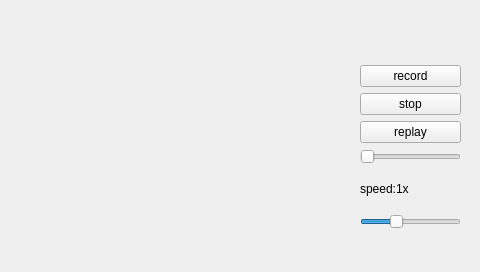
<?xml version="1.0" encoding="UTF-8"?>
<ui version="4.0">
 <class>Widget</class>
 <widget class="QWidget" name="Widget">
  <property name="geometry">
   <rect>
    <x>0</x>
    <y>0</y>
    <width>480</width>
    <height>272</height>
   </rect>
  </property>
  <property name="windowTitle">
   <string>Widget</string>
  </property>
  <widget class="QWidget" name="verticalLayoutWidget">
   <property name="geometry">
    <rect>
     <x>360</x>
     <y>65</y>
     <width>101</width>
     <height>164</height>
    </rect>
   </property>
   <layout class="QVBoxLayout" name="verticalLayout_2">
    <item>
     <widget class="QPushButton" name="record">
      <property name="text">
       <string>record</string>
      </property>
     </widget>
    </item>
    <item>
     <widget class="QPushButton" name="stop">
      <property name="text">
       <string>stop</string>
      </property>
     </widget>
    </item>
    <item>
     <widget class="QPushButton" name="replay">
      <property name="text">
       <string>replay</string>
      </property>
     </widget>
    </item>
    <item>
     <widget class="QSlider" name="horizontalSlider">
      <property name="orientation">
       <enum>Qt::Horizontal</enum>
      </property>
     </widget>
    </item>
    <item>
     <widget class="QLabel" name="label_2">
      <property name="text">
       <string>speed:1x</string>
      </property>
      <property name="textFormat">
       <enum>Qt::AutoText</enum>
      </property>
     </widget>
    </item>
    <item>
     <widget class="QSlider" name="horizontalSlider_2">
      <property name="maximum">
       <number>30</number>
      </property>
      <property name="value">
       <number>10</number>
      </property>
      <property name="tracking">
       <bool>false</bool>
      </property>
      <property name="orientation">
       <enum>Qt::Horizontal</enum>
      </property>
     </widget>
    </item>
   </layout>
  </widget>
  <widget class="QLabel" name="label">
   <property name="geometry">
    <rect>
     <x>10</x>
     <y>10</y>
     <width>320</width>
     <height>240</height>
    </rect>
   </property>
   <property name="text">
    <string/>
   </property>
  </widget>
 </widget>
 <resources/>
 <connections/>
</ui>
